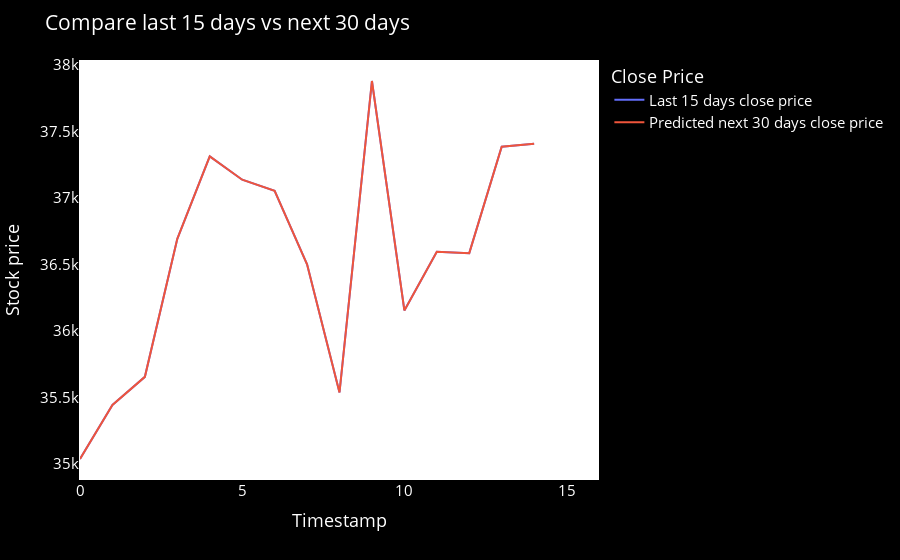

Write notebook code for a chart like this one.
### Code cell
temp_mat = np.empty((len(last_days)+pred_days+1,1))
temp_mat[:] = np.nan
temp_mat = temp_mat.reshape(1,-1).tolist()[0]

last_original_days_value = temp_mat
next_predicted_days_value = temp_mat

last_original_days_value[0:time_step+1] = scaler.inverse_transform(closedf[len(closedf)-time_step:]).reshape(1,-1).tolist()[0]
next_predicted_days_value[time_step+1:] = scaler.inverse_transform(np.array(lst_output).reshape(-1,1)).reshape(1,-1).tolist()[0]

new_pred_plot = pd.DataFrame({
    'last_original_days_value':last_original_days_value,
    'next_predicted_days_value':next_predicted_days_value
})

names = cycle(['Last 15 days close price','Predicted next 30 days close price'])

fig = px.line(new_pred_plot,x=new_pred_plot.index, y=[new_pred_plot['last_original_days_value'],
                                                      new_pred_plot['next_predicted_days_value']],
              labels={'value': 'Stock price','index': 'Timestamp'})
fig.update_layout({
    'plot_bgcolor': 'black',
    'paper_bgcolor': 'black'
})
fig.update_layout(title_text='Compare last 15 days vs next 30 days',
                  plot_bgcolor='white', font_size=15, font_color='white',legend_title_text='Close Price')

fig.for_each_trace(lambda t:  t.update(name = next(names)))
fig.update_xaxes(showgrid=False)
fig.update_yaxes(showgrid=False)
fig.show()

### Figure 1 — Plotly figure (JSON) as saved in the notebook; plotly's stock layout.template omitted (floating-point values rounded to 4 significant figures)
{"data": [{"hovertemplate": "variable=last_original_days_value<br>Timestamp=%{x}<br>Stock price=%{y}<extra></extra>", "legendgroup": "last_original_days_value", "line": {"color": "#636efa", "dash": "solid"}, "marker": {"symbol": "circle"}, "mode": "lines", "name": "Last 15 days close price", "orientation": "v", "showlegend": true, "type": "scatter", "x": [0, 1, 2, 3, 4, 5, 6, 7, 8, 9, 10, 11, 12, 13, 14, 15, 16], "xaxis": "x", "y": [35040.0, 35440.0, 35660.0, 36690.0, 37310.0, 37140.0, 37050.0, 36500.0, 35540.0, 37880.0, 36150.0, 36600.0, 36590.0, 37390.0, 37410.0, null, 37290.0], "yaxis": "y"}, {"hovertemplate": "variable=next_predicted_days_value<br>Timestamp=%{x}<br>Stock price=%{y}<extra></extra>", "legendgroup": "next_predicted_days_value", "line": {"color": "#EF553B", "dash": "solid"}, "marker": {"symbol": "circle"}, "mode": "lines", "name": "Predicted next 30 days close price", "orientation": "v", "showlegend": true, "type": "scatter", "x": [0, 1, 2, 3, 4, 5, 6, 7, 8, 9, 10, 11, 12, 13, 14, 15, 16], "xaxis": "x", "y": [35040.0, 35440.0, 35660.0, 36690.0, 37310.0, 37140.0, 37050.0, 36500.0, 35540.0, 37880.0, 36150.0, 36600.0, 36590.0, 37390.0, 37410.0, null, 37290.0], "yaxis": "y"}], "layout": {"font": {"color": "white", "size": 15}, "legend": {"title": {"text": "Close Price"}, "tracegroupgap": 0}, "margin": {"t": 60}, "paper_bgcolor": "black", "plot_bgcolor": "white", "title": {"text": "Compare last 15 days vs next 30 days"}, "xaxis": {"anchor": "y", "domain": [0, 1], "showgrid": false, "title": {"text": "Timestamp"}}, "yaxis": {"anchor": "x", "domain": [0, 1], "showgrid": false, "title": {"text": "Stock price"}}}}
